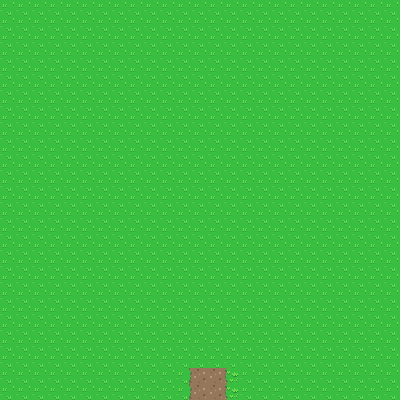

Below is a game level as drawn by its tile map, then a one-line description and the .tmx file that defines it, in full:
An orthogonal 25x25 tile map with 16x16 px tiles, 1 tile layer (Ground).

<map version="1.2" tiledversion="1.2.5" orientation="orthogonal" renderorder="left-down" width="25" height="25" tilewidth="16" tileheight="16" infinite="0" nextlayerid="2" nextobjectid="1">
 <tileset firstgid="1" source="overworld.tsx" />
 <layer id="1" name="Ground" width="25" height="25">
  <data encoding="csv">
1,1,1,1,1,1,1,1,1,1,1,1,1,1,1,1,1,1,1,1,1,1,1,1,1,
1,1,1,1,1,1,1,1,1,1,1,1,1,1,1,1,1,1,1,1,1,1,1,1,1,
1,1,1,1,1,1,1,1,1,1,1,1,1,1,1,1,1,1,1,1,1,1,1,1,1,
1,1,1,1,1,1,1,1,1,1,1,1,1,1,1,1,1,1,1,1,1,1,1,1,1,
1,1,1,1,1,1,1,1,1,1,1,1,1,1,1,1,1,1,1,1,1,1,1,1,1,
1,1,1,1,1,1,1,1,1,1,1,1,1,1,1,1,1,1,1,1,1,1,1,1,1,
1,1,1,1,1,1,1,1,1,1,1,1,1,1,1,1,1,1,1,1,1,1,1,1,1,
1,1,1,1,1,1,1,1,1,1,1,1,1,1,1,1,1,1,1,1,1,1,1,1,1,
1,1,1,1,1,1,1,1,1,1,1,1,1,1,1,1,1,1,1,1,1,1,1,1,1,
1,1,1,1,1,1,1,1,1,1,1,1,1,1,1,1,1,1,1,1,1,1,1,1,1,
1,1,1,1,1,1,1,1,1,1,1,1,1,1,1,1,1,1,1,1,1,1,1,1,1,
1,1,1,1,1,1,1,1,1,1,1,1,1,1,1,1,1,1,1,1,1,1,1,1,1,
1,1,1,1,1,1,1,1,1,1,1,1,1,1,1,1,1,1,1,1,1,1,1,1,1,
1,1,1,1,1,1,1,1,1,1,1,1,1,1,1,1,1,1,1,1,1,1,1,1,1,
1,1,1,1,1,1,1,1,1,1,1,1,1,1,1,1,1,1,1,1,1,1,1,1,1,
1,1,1,1,1,1,1,1,1,1,1,1,1,1,1,1,1,1,1,1,1,1,1,1,1,
1,1,1,1,1,1,1,1,1,1,1,1,1,1,1,1,1,1,1,1,1,1,1,1,1,
1,1,1,1,1,1,1,1,1,1,1,1,1,1,1,1,1,1,1,1,1,1,1,1,1,
1,1,1,1,1,1,1,1,1,1,1,1,1,1,1,1,1,1,1,1,1,1,1,1,1,
1,1,1,1,1,1,1,1,1,1,1,1,1,1,1,1,1,1,1,1,1,1,1,1,1,
1,1,1,1,1,1,1,1,1,1,1,1,1,1,1,1,1,1,1,1,1,1,1,1,1,
1,1,1,1,1,1,1,1,1,1,1,1,1,1,1,1,1,1,1,1,1,1,1,1,1,
1,1,1,1,1,1,1,1,1,1,1,1,1,1,1,1,1,1,1,1,1,1,1,1,1,
1,1,1,1,1,1,1,1,1,1,1,1201,1202,1202,1203,1,1,1,1,1,1,1,1,1,1,
1,1,1,1,1,1,1,1,1,1,1,1201,1202,1202,1203,1,1,1,1,1,1,1,1,1,1
</data>
 </layer>
</map>
